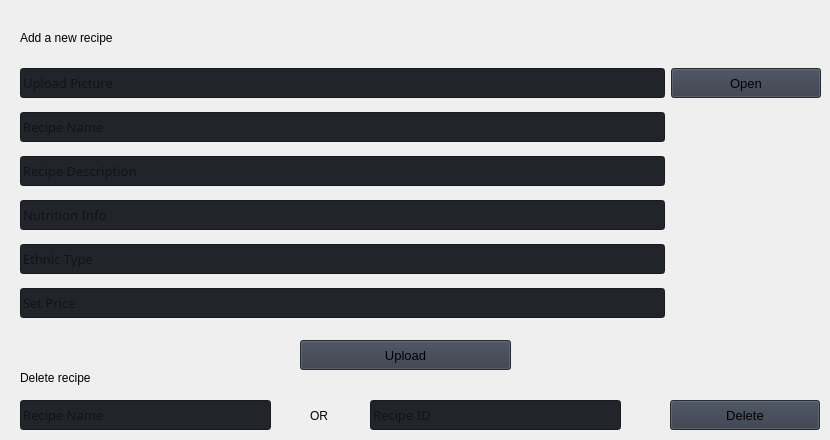
                     <widget class="QWidget" name="AddRecipeUI">
                      <widget class="QWidget" name="layoutWidget">
                       <property name="geometry">
                        <rect>
                         <x>20</x>
                         <y>60</y>
                         <width>801</width>
                         <height>271</height>
                        </rect>
                       </property>
                       <layout class="QGridLayout" name="addMenu_grid">
                        <property name="sizeConstraint">
                         <enum>QLayout::SetNoConstraint</enum>
                        </property>
                        <property name="bottomMargin">
                         <number>0</number>
                        </property>
                        <item row="0" column="1">
                         <widget class="QPushButton" name="Button_Upload">
                          <property name="minimumSize">
                           <size>
                            <width>150</width>
                            <height>30</height>
                           </size>
                          </property>
                          <property name="font">
                           <font>
                            <family>Segoe UI</family>
                            <pointsize>10</pointsize>
                            <italic>false</italic>
                            <bold>false</bold>
                           </font>
                          </property>
                          <property name="cursor">
                           <cursorShape>PointingHandCursor</cursorShape>
                          </property>
                          <property name="styleSheet">
                           <string notr="true">background-color: rgb(52, 59, 72);</string>
                          </property>
                          <property name="text">
                           <string>Open</string>
                          </property>
                          <property name="icon">
                           <iconset resource="../../project/pirate/resources.qrc">
                            <normaloff>:/icons/images/icons/cil-folder-open.png</normaloff>:/icons/images/icons/cil-folder-open.png</iconset>
                          </property>
                         </widget>
                        </item>
                        <item row="1" column="0">
                         <widget class="QLineEdit" name="Textbox_Recipename">
                          <property name="minimumSize">
                           <size>
                            <width>0</width>
                            <height>30</height>
                           </size>
                          </property>
                          <property name="font">
                           <font>
                            <family>Ofelia Display</family>
                            <pointsize>10</pointsize>
                            <italic>false</italic>
                            <bold>false</bold>
                           </font>
                          </property>
                          <property name="styleSheet">
                           <string notr="true">background-color: rgb(33, 37, 43);
font: 10pt &quot;Ofelia Display&quot;;</string>
                          </property>
                          <property name="text">
                           <string/>
                          </property>
                          <property name="placeholderText">
                           <string>Recipe Name</string>
                          </property>
                         </widget>
                        </item>
                        <item row="4" column="0">
                         <widget class="QLineEdit" name="Textbox_Ethnictype">
                          <property name="minimumSize">
                           <size>
                            <width>0</width>
                            <height>30</height>
                           </size>
                          </property>
                          <property name="font">
                           <font>
                            <family>Ofelia Display</family>
                            <pointsize>10</pointsize>
                            <italic>false</italic>
                            <bold>false</bold>
                           </font>
                          </property>
                          <property name="styleSheet">
                           <string notr="true">background-color: rgb(33, 37, 43);
font: 10pt &quot;Ofelia Display&quot;;</string>
                          </property>
                          <property name="text">
                           <string/>
                          </property>
                          <property name="placeholderText">
                           <string>Ethnic Type</string>
                          </property>
                         </widget>
                        </item>
                        <item row="2" column="0">
                         <widget class="QLineEdit" name="Textbox_RecipeDescription">
                          <property name="minimumSize">
                           <size>
                            <width>0</width>
                            <height>30</height>
                           </size>
                          </property>
                          <property name="font">
                           <font>
                            <family>Ofelia Display</family>
                            <pointsize>10</pointsize>
                            <italic>false</italic>
                            <bold>false</bold>
                           </font>
                          </property>
                          <property name="styleSheet">
                           <string notr="true">background-color: rgb(33, 37, 43);
font: 10pt &quot;Ofelia Display&quot;;</string>
                          </property>
                          <property name="text">
                           <string/>
                          </property>
                          <property name="placeholderText">
                           <string>Recipe Description</string>
                          </property>
                         </widget>
                        </item>
                        <item row="0" column="0">
                         <widget class="QLineEdit" name="Textbox_Upload">
                          <property name="minimumSize">
                           <size>
                            <width>0</width>
                            <height>30</height>
                           </size>
                          </property>
                          <property name="font">
                           <font>
                            <family>Ofelia Display</family>
                            <pointsize>10</pointsize>
                            <italic>false</italic>
                            <bold>false</bold>
                           </font>
                          </property>
                          <property name="styleSheet">
                           <string notr="true">background-color: rgb(33, 37, 43);
font: 10pt &quot;Ofelia Display&quot;;</string>
                          </property>
                          <property name="text">
                           <string/>
                          </property>
                          <property name="placeholderText">
                           <string>Upload Picture</string>
                          </property>
                         </widget>
                        </item>
                        <item row="3" column="0">
                         <widget class="QLineEdit" name="Textbox_Nutrition">
                          <property name="minimumSize">
                           <size>
                            <width>0</width>
                            <height>30</height>
                           </size>
                          </property>
                          <property name="font">
                           <font>
                            <family>Ofelia Display</family>
                            <pointsize>10</pointsize>
                            <italic>false</italic>
                            <bold>false</bold>
                           </font>
                          </property>
                          <property name="styleSheet">
                           <string notr="true">background-color: rgb(33, 37, 43);
font: 10pt &quot;Ofelia Display&quot;;</string>
                          </property>
                          <property name="text">
                           <string/>
                          </property>
                          <property name="placeholderText">
                           <string>Nutrition Info</string>
                          </property>
                         </widget>
                        </item>
                        <item row="5" column="0">
                         <widget class="QLineEdit" name="Textbox_Setprice">
                          <property name="minimumSize">
                           <size>
                            <width>0</width>
                            <height>30</height>
                           </size>
                          </property>
                          <property name="font">
                           <font>
                            <family>Ofelia Display</family>
                            <pointsize>10</pointsize>
                            <italic>false</italic>
                            <bold>false</bold>
                           </font>
                          </property>
                          <property name="styleSheet">
                           <string notr="true">background-color: rgb(33, 37, 43);
font: 10pt &quot;Ofelia Display&quot;;</string>
                          </property>
                          <property name="text">
                           <string/>
                          </property>
                          <property name="placeholderText">
                           <string>Set Price</string>
                          </property>
                         </widget>
                        </item>
                       </layout>
                      </widget>
                      <widget class="QLabel" name="Label_addnewrecipe">
                       <property name="geometry">
                        <rect>
                         <x>20</x>
                         <y>30</y>
                         <width>131</width>
                         <height>16</height>
                        </rect>
                       </property>
                       <property name="styleSheet">
                        <string notr="true">font: 700 11pt &quot;Ofelia Display&quot;;</string>
                       </property>
                       <property name="text">
                        <string>Add a new recipe</string>
                       </property>
                      </widget>
                      <widget class="QLabel" name="Label_deleterecipe">
                       <property name="geometry">
                        <rect>
                         <x>20</x>
                         <y>370</y>
                         <width>131</width>
                         <height>16</height>
                        </rect>
                       </property>
                       <property name="styleSheet">
                        <string notr="true">font: 700 11pt &quot;Ofelia Display&quot;;</string>
                       </property>
                       <property name="text">
                        <string>Delete recipe</string>
                       </property>
                      </widget>
                      <widget class="QLineEdit" name="DELETE_Textbox_Recipename">
                       <property name="geometry">
                        <rect>
                         <x>20</x>
                         <y>400</y>
                         <width>251</width>
                         <height>30</height>
                        </rect>
                       </property>
                       <property name="minimumSize">
                        <size>
                         <width>0</width>
                         <height>30</height>
                        </size>
                       </property>
                       <property name="font">
                        <font>
                         <family>Ofelia Display</family>
                         <pointsize>10</pointsize>
                         <italic>false</italic>
                         <bold>false</bold>
                        </font>
                       </property>
                       <property name="styleSheet">
                        <string notr="true">background-color: rgb(33, 37, 43);
font: 10pt &quot;Ofelia Display&quot;;</string>
                       </property>
                       <property name="text">
                        <string/>
                       </property>
                       <property name="placeholderText">
                        <string>Recipe Name</string>
                       </property>
                      </widget>
                      <widget class="QLineEdit" name="DELETE_Textbox_RecipeID">
                       <property name="geometry">
                        <rect>
                         <x>370</x>
                         <y>400</y>
                         <width>251</width>
                         <height>30</height>
                        </rect>
                       </property>
                       <property name="minimumSize">
                        <size>
                         <width>0</width>
                         <height>30</height>
                        </size>
                       </property>
                       <property name="font">
                        <font>
                         <family>Ofelia Display</family>
                         <pointsize>10</pointsize>
                         <italic>false</italic>
                         <bold>false</bold>
                        </font>
                       </property>
                       <property name="styleSheet">
                        <string notr="true">background-color: rgb(33, 37, 43);
font: 10pt &quot;Ofelia Display&quot;;</string>
                       </property>
                       <property name="text">
                        <string/>
                       </property>
                       <property name="placeholderText">
                        <string>Recipe ID</string>
                       </property>
                      </widget>
                      <widget class="QLabel" name="Label_OR">
                       <property name="geometry">
                        <rect>
                         <x>310</x>
                         <y>400</y>
                         <width>31</width>
                         <height>31</height>
                        </rect>
                       </property>
                       <property name="styleSheet">
                        <string notr="true">font: 700 11pt &quot;Ofelia Display&quot;;</string>
                       </property>
                       <property name="text">
                        <string>OR</string>
                       </property>
                      </widget>
                      <widget class="QPushButton" name="Button_Delete">
                       <property name="geometry">
                        <rect>
                         <x>670</x>
                         <y>400</y>
                         <width>150</width>
                         <height>30</height>
                        </rect>
                       </property>
                       <property name="minimumSize">
                        <size>
                         <width>150</width>
                         <height>30</height>
                        </size>
                       </property>
                       <property name="font">
                        <font>
                         <family>Segoe UI</family>
                         <pointsize>10</pointsize>
                         <italic>false</italic>
                         <bold>false</bold>
                        </font>
                       </property>
                       <property name="cursor">
                        <cursorShape>PointingHandCursor</cursorShape>
                       </property>
                       <property name="styleSheet">
                        <string notr="true">background-color: rgb(52, 59, 72);</string>
                       </property>
                       <property name="text">
                        <string>Delete</string>
                       </property>
                       <property name="icon">
                        <iconset resource="../../project/pirate/resources.qrc">
                         <normaloff>:/icons/images/icons/cil-ban.png</normaloff>:/icons/images/icons/cil-ban.png</iconset>
                       </property>
                      </widget>
                      <widget class="QPushButton" name="Button_Confirm">
                       <property name="geometry">
                        <rect>
                         <x>300</x>
                         <y>340</y>
                         <width>211</width>
                         <height>30</height>
                        </rect>
                       </property>
                       <property name="minimumSize">
                        <size>
                         <width>150</width>
                         <height>30</height>
                        </size>
                       </property>
                       <property name="font">
                        <font>
                         <family>Segoe UI</family>
                         <pointsize>10</pointsize>
                         <italic>false</italic>
                         <bold>false</bold>
                        </font>
                       </property>
                       <property name="cursor">
                        <cursorShape>PointingHandCursor</cursorShape>
                       </property>
                       <property name="styleSheet">
                        <string notr="true">background-color: rgb(52, 59, 72);</string>
                       </property>
                       <property name="text">
                        <string>Upload</string>
                       </property>
                       <property name="icon">
                        <iconset resource="../../project/pirate/resources.qrc">
                         <normaloff>:/icons/images/icons/cil-check-alt.png</normaloff>:/icons/images/icons/cil-check-alt.png</iconset>
                       </property>
                      </widget>
                     </widget>
